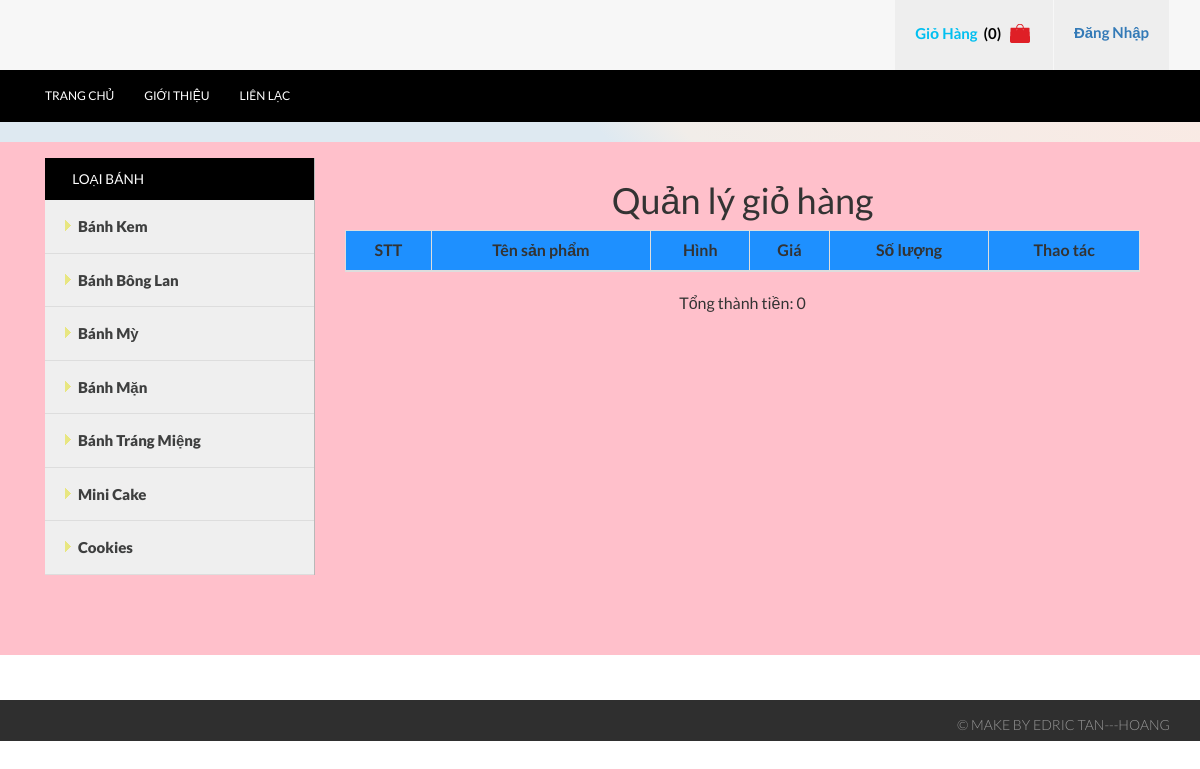
The app's page /index.php?c=4 with its own data.
### tables this page shows
CREATE TABLE `loaisanpham` (
  `MaLoaiSanPham` int(11) NOT NULL,
  `TenLoaiSanPham` varchar(45) NOT NULL,
  `BiXoa` tinyint(4) NOT NULL DEFAULT 0,
  `GioiThieu` varchar(255) DEFAULT NULL,
  `HinhURL` varchar(255) DEFAULT NULL
);

### libs/DataProvider.php (called while the page is built, shortened)
<?php
    class DataProvider {
        public static function ExecuteQuery($sql)
        {
            $connection = mysqli_connect('localhost','root','','nhtcsdlcuahang') or
                die ("Couldn't connect to database");
            mysqli_query($connection, "set names 'utf8'");
            $result = mysqli_query($connection, $sql);
            return $result;
        }
    }
?>

### modules/mLeftSide.php (the view)
<div class="col-md-3 sidebar_box">
    <div class="sidebar">
        <div class="menu_box">
            <h3 class="menu_head" style="background-color: black">Loại Bánh</h3>
            <ul class="menu">
            <?php
                $sql = "SELECT MaLoaiSanPham, TenLoaiSanPham FROM loaisanpham WHERE BiXoa = 0";
                $result = DataProvider::ExecuteQuery($sql);
                while($row = mysqli_fetch_array($result)){
                    ?>
                        <li class="item">
                            <a href="index.php?c=2&id=<?php echo $row['MaLoaiSanPham']; ?>">
                                <img class="arrow-img" src="images/f_menu.png" alt=""/><?php echo $row["TenLoaiSanPham"]; ?>
                            </a>
                        </li>
                    <?php
                }
            ?>
            </ul>
        </div>
    </div>
</div>

### css/style.css (style rules this page uses)
h4, h5, h6, h1, h2, h3 { margin-top: 0; }
ul, ol { margin: 0; }
html, body { font-family: 'Lato', sans-serif; font-size: 100%; background:#fff; }
body a { transition: 0.5s all; -webkit-transition: 0.5s all; -o-transition: 0.5s all; -ms-transition: 0.5s all; -moz-transition: 0.5s all; }
h3.menu_head { background:#00BFF0; padding:1em 0 1em 2em; color: #fff; text-transform: uppercase; font-size: 0.85em; margin: 0; }
.sidebar_box { padding-right:0; border-right: 1px solid #B8B8B8; }
.menu { width: auto; height: auto; padding: 0; margin:0; list-style: none; background: #efefef; }
ul { padding: 0; list-style: none; }
.menu > li > a { width: 100%; line-height: 3.5em; text-indent: 1.2em; display: block; position: relative; color: #3e3f3f; font-size:15px; text-decoration:none; border-bottom: 1px solid #ddd; font-weight:800; }
.menu > li > a img { vertical-align: baseline; margin-right: 5px; }

### records on screen
loaisanpham: TenLoaiSanPham "Bánh Kem"
loaisanpham: TenLoaiSanPham "Bánh Bông Lan"
loaisanpham: TenLoaiSanPham "Bánh Mỳ"
loaisanpham: TenLoaiSanPham "Bánh Mặn"
loaisanpham: TenLoaiSanPham "Bánh Tráng Miệng"
loaisanpham: TenLoaiSanPham "Mini Cake"
loaisanpham: TenLoaiSanPham "Cookies"

### other values on screen
count($gioHang->arrSanPham) "0"
$TongThanhTien "0"
